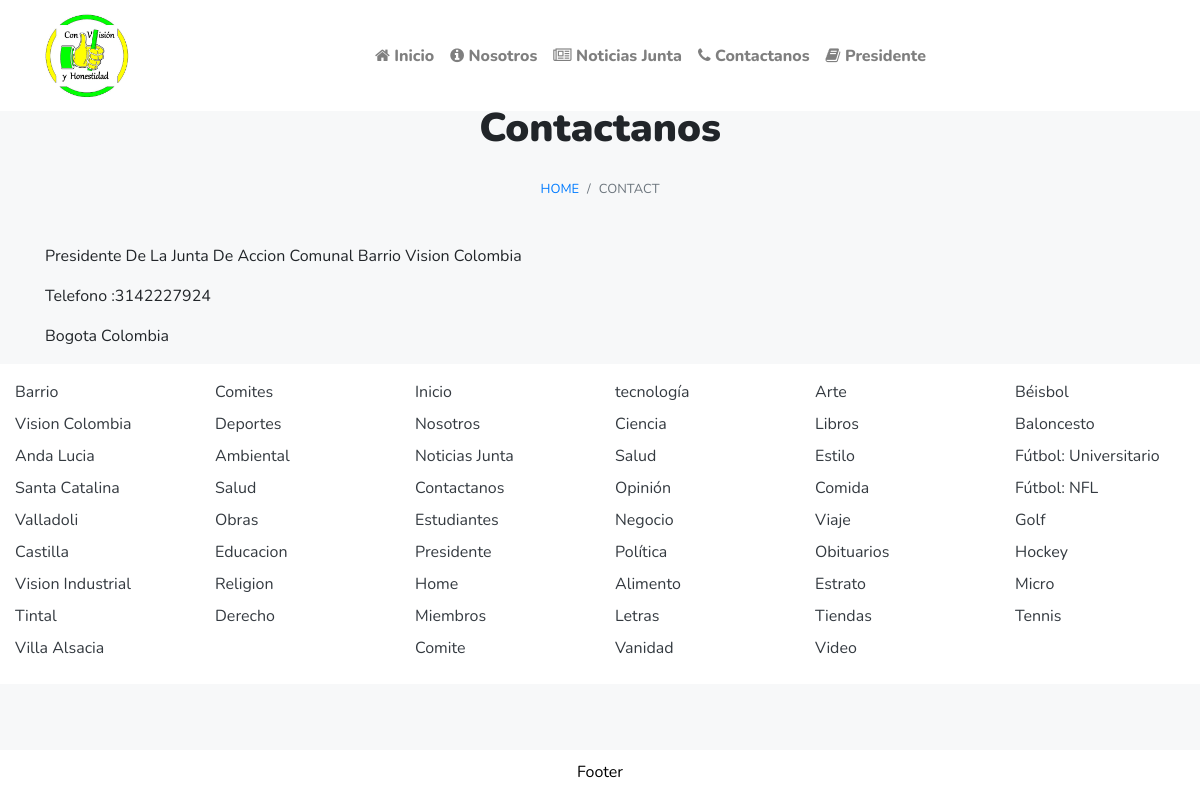
The app's page /Noticias/contact-us.php with its own data.
### tables this page shows
CREATE TABLE `tblpages` (
  `id` int(11) NOT NULL,
  `PageName` varchar(200) DEFAULT NULL,
  `PageTitle` mediumtext DEFAULT NULL,
  `Description` longtext DEFAULT NULL,
  `PostingDate` timestamp NULL DEFAULT current_timestamp(),
  `UpdationDate` timestamp NULL DEFAULT NULL ON UPDATE current_timestamp()
);

### Noticias/contact-us.php (the view, shortened to what this page needs)
<?php
include('includes/config.php');
?>
<!DOCTYPE html>
<html lang="en">
  <head>
    <link href="vendor/bootstrap/css/bootstrap.min.css" rel="stylesheet">
    <link href="css/modern-business.css" rel="stylesheet">
    <link rel="stylesheet" href="css/icons.css">
  </head>
  <body>
    <?php include('includes/header.php');?>
    <div class="container">
<?php
$pagetype='contactus';
$query=mysqli_query($con,"select PageTitle,Description from tblpages where PageName='$pagetype'");
while($row=mysqli_fetch_array($query))
{
?>
      <h1 class="mt-5 mb-3 text-center"><?php echo htmlentities($row['PageTitle'])?>
      </h1>
      <ol class="breadcrumb">
        <li class="breadcrumb-item">
          <a href="index.php">Home</a>
        </li>
        <li class="breadcrumb-item active">Contact</li>
      </ol>
      <div class="row">
        <div class="col-lg-12">
          <p><?php echo $row['Description'];?></p>
        </div>
      </div>
<?php } ?>
    </div>
 <?php include('includes/footer.php');?>
  </body>
</html>

### Noticias/css/modern-business.css (style rules this page uses)
body { padding-top: 54px; font-family: 'Nunito', sans-serif; background-color: #f7f8f9; }
h1, h2, h3, h4, h5, h6 { font-weight: 900; }
@media (min-width: 992px) { body { padding-top: 56px; } }
.breadcrumb { justify-content: center; background: transparent; text-transform: uppercase; font-size: 13px; }

### records on screen
tblpages: PageTitle "Contactanos", Description "Presidente De La Junta De Accion Comunal Barrio Vision Colombia Telefono :3142227924 Bogota Colombia"
